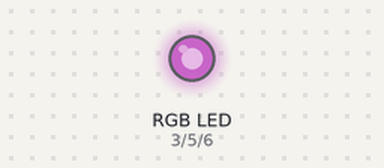
The sketch below on a simulated Arduino Uno, built with avr-gcc and run on an emulated ATmega328P. Parts: an RGB LED mixed from three pins (HIGH = lit). Dim RGB values are drawn brighter than linear.

Above: at 0.1 s.
Timing chart, 0 to 1.6 s (numbered marks = the images above):
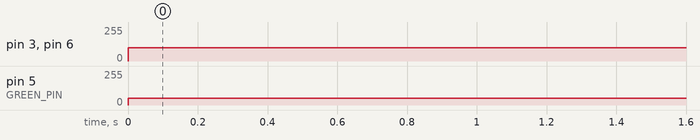

The sketch:

RGB___PWM.ino
```cpp
#define RED_PIN   3
#define GREEN_PIN 5
#define BLUE_PIN  6
void setup() {
  // put your setup code here, to run once:
  pinMode(GREEN_PIN, OUTPUT);
  pinMode(BLUE_PIN, OUTPUT);
  pinMode(RED_PIN, OUTPUT);
}

void loop() {
  // put your main code here, to run repeatedly:
  analogWrite(GREEN_PIN, 50);
  analogWrite(RED_PIN, 100);
  analogWrite(BLUE_PIN, 100);
}
```

Measured:
- by itself, pin 3 (RED_PIN), pin 6 (BLUE_PIN): 0/255 → 100/255 at 0.00 s
- by itself, pin 5 (GREEN_PIN): 0/255 → 50/255 at 0.00 s
